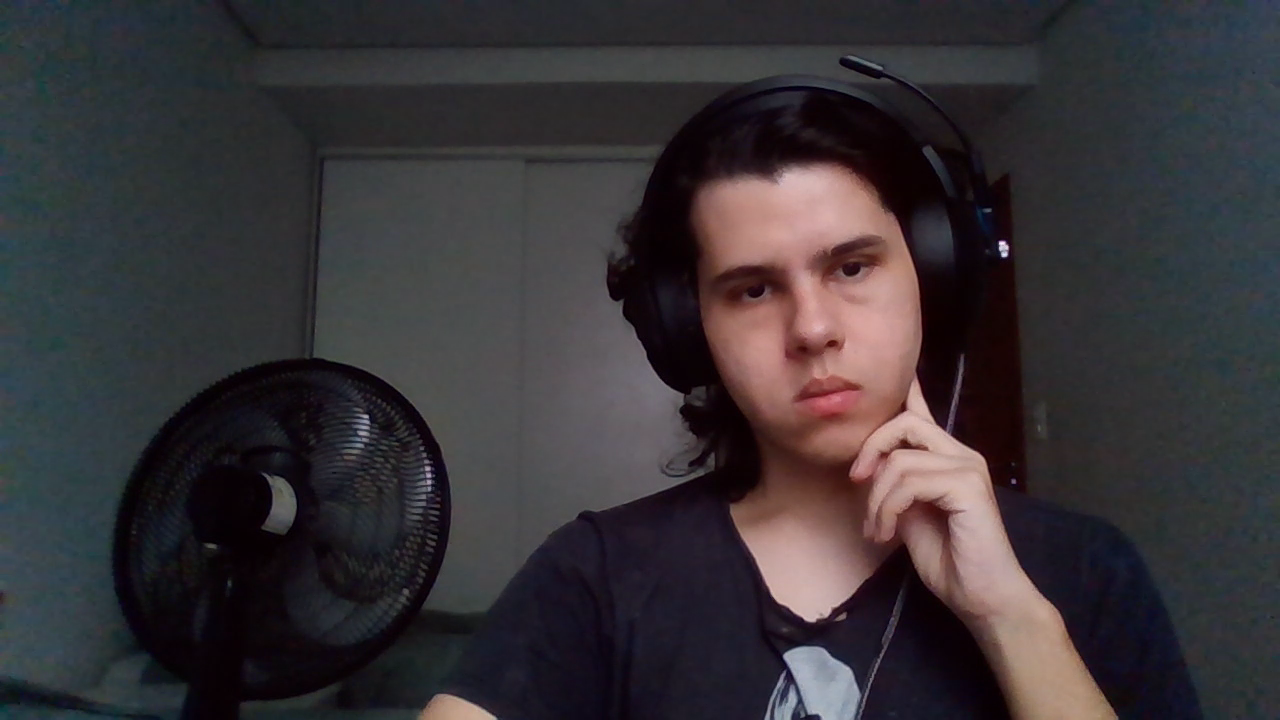
#> input picture frame 5 of Limiarizacao/vid_test/vid.mp4, 1280 x 720 px
$ python v_test_1.py
#> lines starting #> are read from the running program, lines starting #| are printed output that depends on the picture
import cv2 as cv
import numpy as np

def get_vid_info(cap):
  vid_width = int(cap.get(cv.CAP_PROP_FRAME_WIDTH))
  vid_height = int(cap.get(cv.CAP_PROP_FRAME_HEIGHT))
  vid_fps = cap.get(cv.CAP_PROP_FPS)
  return vid_width, vid_height, vid_fps


cap = cv.VideoCapture('vid.mp4')
print(cap.get(cv.CAP_PROP_FOURCC))
print(cap.get(cv.CAP_PROP_FPS))
print(cap.get(cv.CAP_PROP_FRAME_COUNT))
print(cap.get(cv.CAP_PROP_FRAME_WIDTH))
print(cap.get(cv.CAP_PROP_FRAME_HEIGHT))

vid_width, vid_height, vid_fps = get_vid_info(cap)

# Para arquivos .avi
fourcc = cv.VideoWriter_fourcc(*'XVID')
out = cv.VideoWriter('output.avi', fourcc, vid_fps, (vid_width, vid_height), isColor=False)

# Para arquivos .mp4
# fourcc = cv.VideoWriter_fourcc(*'mp4v')
# out = cv.VideoWriter('output.mp4', fourcc, vid_fps, (vid_width, vid_height), isColor=False)

while(True):
    ret, frame = cap.read()
#> frame is the input picture: shape (720, 1280, 3); mean B, G, R 54.8, 51.3, 55.8
    if (not ret): break
    gray = cv.cvtColor(frame, cv.COLOR_BGR2GRAY)
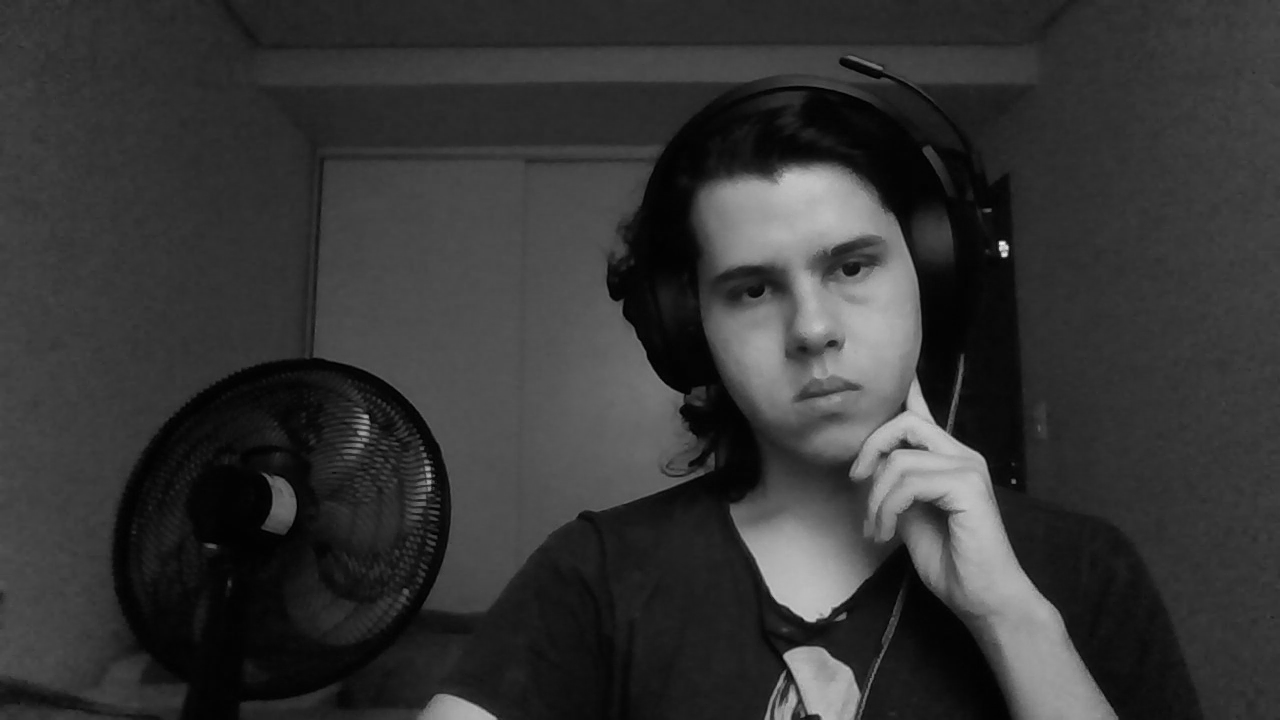
#> gray: shape (720, 1280); min 0, max 246, mean 53
    out.write(gray)

cap.release()
out.release()
print("done.")

$ run again, starting later in the video
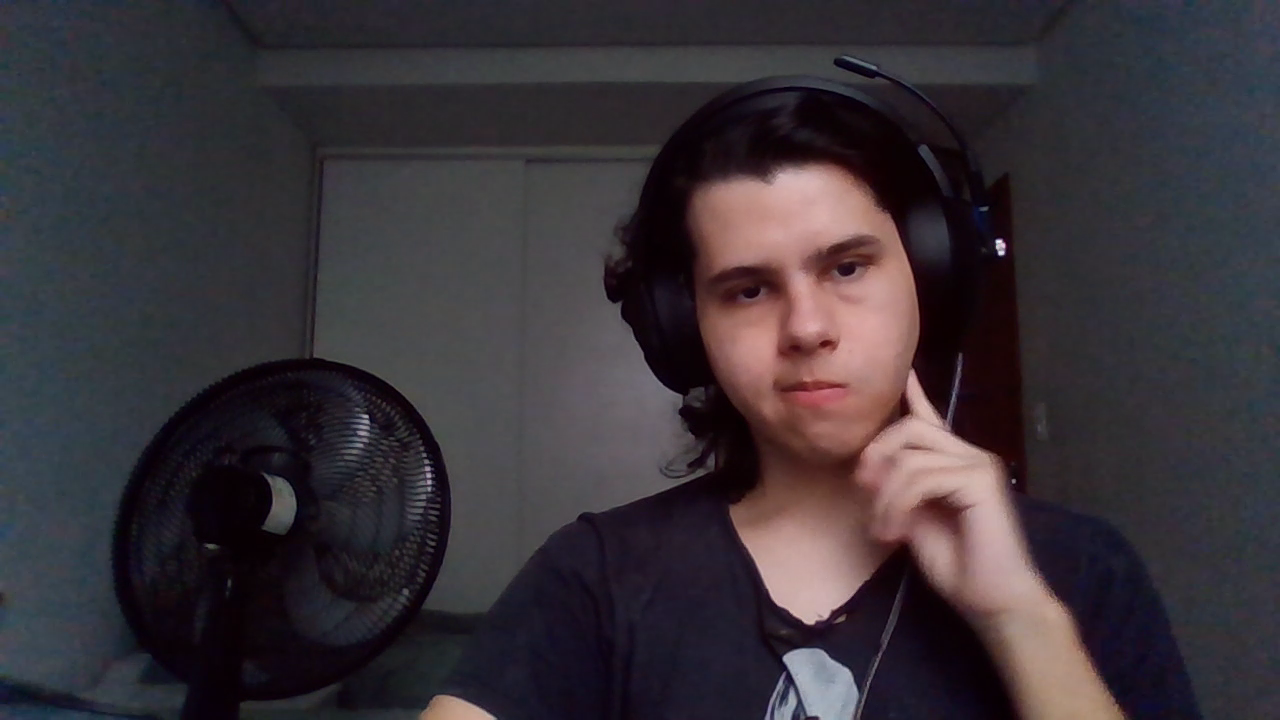
#> input picture frame 23 of Limiarizacao/vid_test/vid.mp4, 1280 x 720 px
#> frame is the input picture: shape (720, 1280, 3); mean B, G, R 56.1, 50.5, 57
#> `gray = cv.cvtColor(frame, cv.COLOR_BGR2GRAY)`:
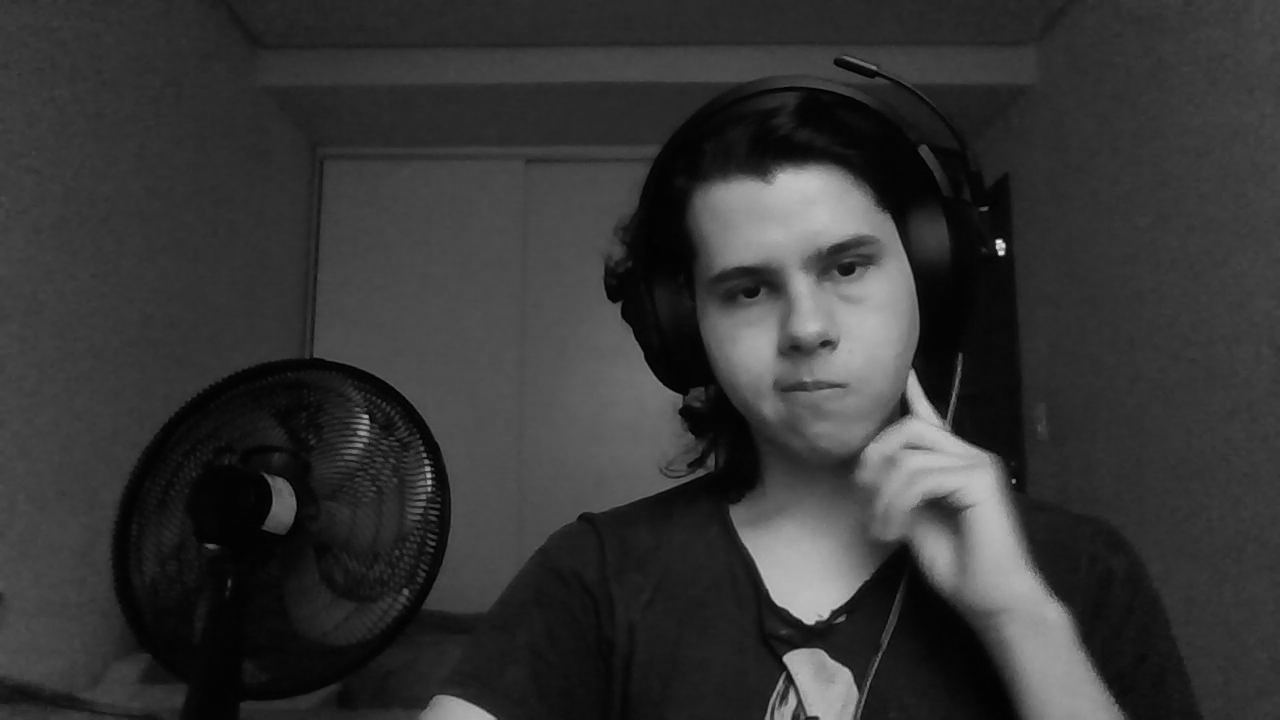
#> gray: shape (720, 1280); min 0, max 248, mean 53

$ run again, starting later in the video
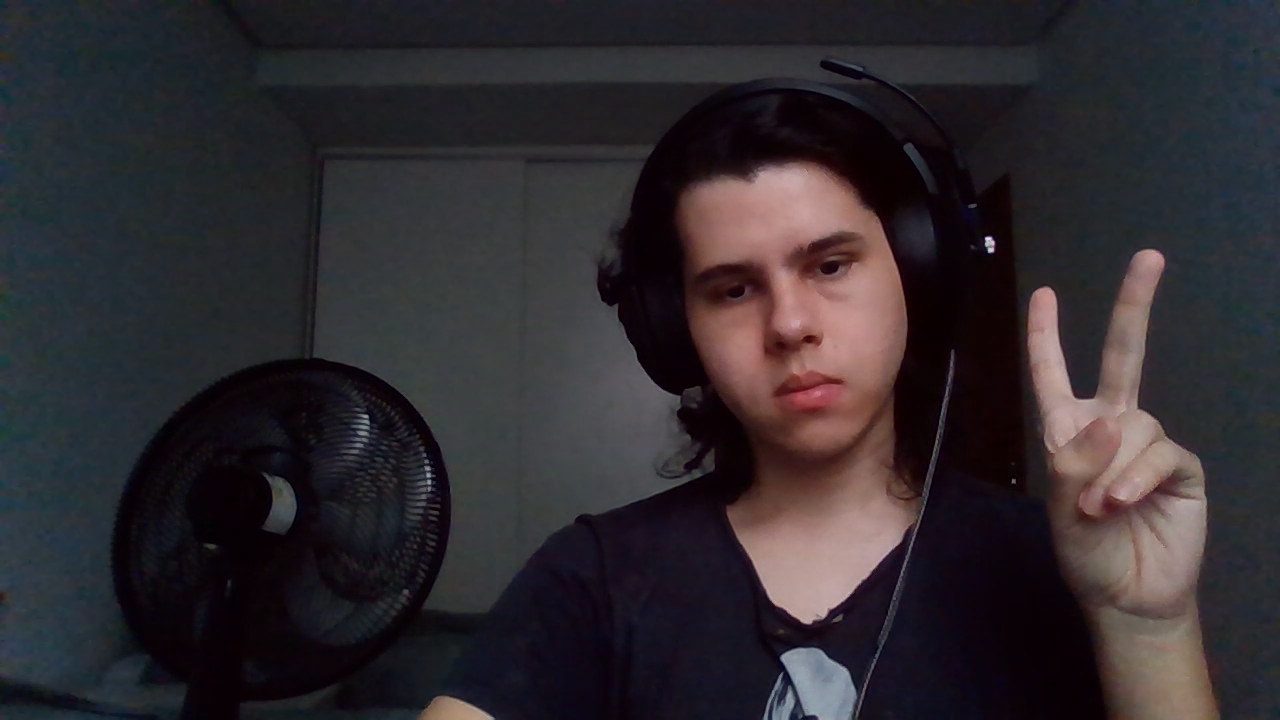
#> input picture frame 42 of Limiarizacao/vid_test/vid.mp4, 1280 x 720 px
#> frame is the input picture: shape (720, 1280, 3); mean B, G, R 46.9, 42.3, 47.5
#> `gray = cv.cvtColor(frame, cv.COLOR_BGR2GRAY)`:
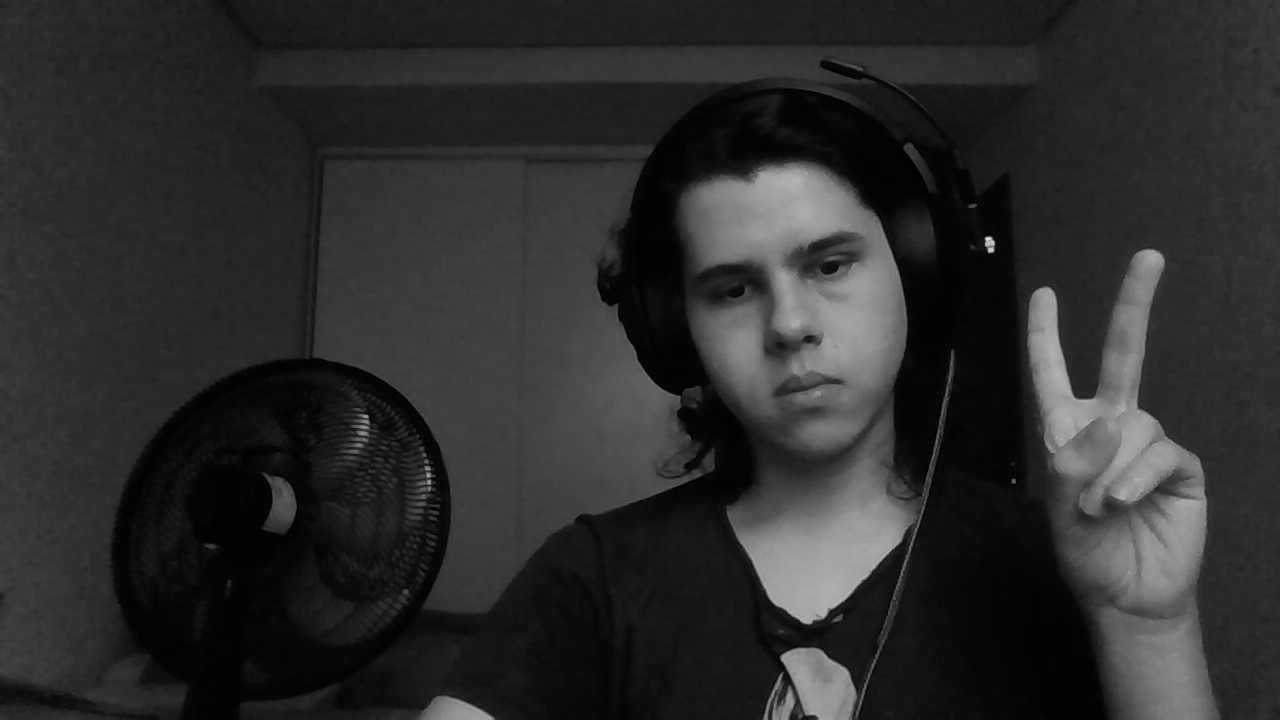
#> gray: shape (720, 1280); min 0, max 229, mean 44.3
